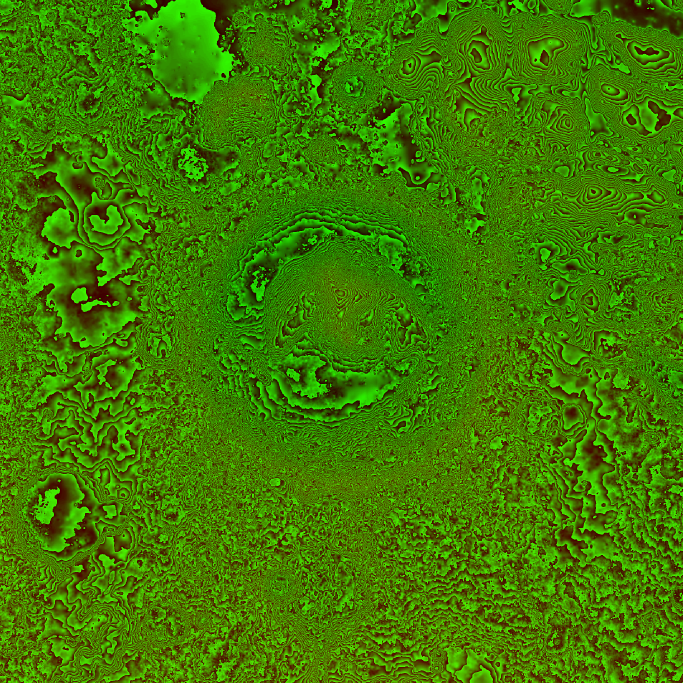
#> input picture billeder/solsystem/mars-gale-hoejde-2k.png, 2048 x 2048 px (shown at 1/3 size); its folder holds 2 pictures in this run
$ python lav_landskab.py mars-gale-hoejde-1k.png
#> lines starting #> are read from the running program, lines starting #| are printed output that depends on the picture
# Laver lagene til "Stå på Mars" (Mars M8 i docs/plan-mars.md, js/solsystem/landskab.js): højdekort og fotos i
# fire lag om de steder, man kan stå, fra 1 m tæt på til ca. 0,17 km langt væk.
# Kør:  python3 lav_landskab.py <ud-mappe> [krater] [orig=mappe]   (kræver numpy, scipy, Pillow og rasterio)
# Kun vinduerne om stederne læses direkte over nettet (filerne er GeoTIFF i firkanter eller striber). Ligger en fil
# med samme navn i orig-mappen, læses den dér i stedet: Jezero-kortene ligger i striber på én række, så hver række er
# en forespørgsel (ca. 30 sekunder for 512 × 512 m af fotoet). Det går meget hurtigere at hente hele filen først
# (højderne 1,8 GB og fotoet 7,4 GB, ca. 19 MB/s i skyen i oktober 2026).
#
#   USGS (https://asc-pds-services.s3.us-west-2.amazonaws.com/mosaic/, Gale under Mars/):
#   MSL/MSL_Gale_DEM_Mosaic_1m_v3.tif          Højder ved Gale, 1 m pr. pixel (Calef og Parker, JPL/USGS, af HRSC,
#                                              CTX og HiRISE). Mærkes CC BY-SA 3.0 IGO for en sikkerheds skyld (HRSC).
#   MSL/MSL_Gale_Orthophoto_Mosaic_25cm_v3.tif Foto ved Gale, 25 cm pr. pixel, gråt (HiRISE: NASA/JPL-Caltech/UArizona)
#   CTX_EZs/Gale_CTX_BlockAdj_dd.tif           Foto over hele Gale, ca. 5 m pr. pixel, gråt (CTX: NASA/JPL/MSSS)
#   Langt væk bruges højdekortet fra lav_steder.py (HRSC+MOLA, ../mars-gale-hoejde-2k.png).
#
#   Jezero (M8b), Mars 2020's landingskort (USGS Astrogeology, Mars 2020 Terrain Relative Navigation):
#   mars2020_trn/HiRISE/JEZ_hirise_soc_006_DTM_…_1m_….tif     Højder, 1 m pr. pixel, ca. 21 × 21 km (HiRISE: NASA/JPL-Caltech/UArizona)
#   mars2020_trn/HiRISE/JEZ_hirise_soc_006_orthoMosaic_25cm_….tif   Foto, 25 cm pr. pixel, gråt
#   (HiRISE-kortene: Fergason, Galuszka, Hare og Mayer, USGS 2020, lavet til kortet over farlige steder ved landingen)
#   mars2020_trn/CTX/ScienceInvestigationMaps_JPL/M20_JezeroCrater_CTXDEM_20m.tif   Højder, 20 m pr. pixel, ca. 89 × 101 km
#                                              (Mars 2020 Science Investigation CTX DEM Mosaic, F. Calef, PDS 2021, CTX:
#                                              NASA/JPL-Caltech/MSSS), fylder mellemlaget ud, hvor HiRISE ikke når
#   Mars/CTX_EZs/Jezero_CTX_BlockAdj_dd.tif    Foto over hele Jezero, ca. 5 m pr. pixel, gråt (CTX: NASA/JPL/MSSS)
#   Langt væk ../mars-jezero-hoejde-2k.png (HRSC+MOLA) som ved Gale.
#
# Detaljekortet til stoppet på flybyen (M8b, resten af M7b): Lag 2 regnes i meter fra nulpunktet, og meterne er en
# lige skalering af bredde og længde (se Retningerne nedenfor). Derfor er lag 2 også et kort i bredde og længde, og
# det gemmes igen som detaljekort til det lokale net på kloden (../mars-<krater>-detalje-hoejde-2k/1k.png, samme
# højder som lav_steder.py: HØJDE_MIN til HØJDE_MAX i trin på ca. 3,7 m). Grænserne skrives ud og skal stå som
# detalje i LOKALE i js/kosmos/mars.js.
#
# Lagene (forslag i planen, M8a): Hvert sted har et lag 0 (2 × 2 km) og et lag 1 (8 × 8 km). Lag 2 (64 × 64 km) og
# lag 3 (stedets kort fra lav_steder.py, ca. 356 × 356 km) deles af stederne ved samme krater.
#
# Retningerne: Alle lag regnes i meter mod øst og nord fra kraterets nulpunkt (REF): øst = R·cos(bredde₀)·Δlængde og
# nord = R·Δbredde (R = 3.396.190 m, den kugle, USGS' kort er lavet til). Det er en lige skalering af USGS' kort, så
# intet skal projiceres om. js/solsystem/landskab.js bruger samme regel. Grænserne skrives i <krater>.json.
#
# Huller: Hvor et lag ikke har data (fx uden for Gale-kortet), fyldes det med det grovere lag, og de to glider over i
# hinanden. Så har alle lag data overalt, og programmet behøver ingen maske.
#
# Skyggerne i fotoene: Fotoene fra kredsløb er taget om eftermiddagen, så Solens lys og skygger er malet ind. Programmet
# regner selv lyset ud fra højderne. Derfor fjernes den del af lysstyrken, der følger skråningerne i højdekortet: I
# firkanter regnes log(foto) ≈ a + b·hældning_øst + c·hældning_nord, og b·hældning_øst + c·hældning_nord trækkes fra.
# Det, der er mindre end højdekortets skarphed (sten, ribber i sandet), bliver tilbage.
# Lysstyrken: Hvert lag tilpasses det grovere lag (samme lysstyrke i snit), så de passer sammen, hvor de glider over.
# Fotoene gemmes som gråtoner, hvor 128 er lagets middel (programmet ganger med 2 · værdi).
import sys
import os
import json
import math
import numpy as np
from PIL import Image
from scipy import ndimage
import rasterio
from rasterio.windows import from_bounds
from rasterio.enums import Resampling

R = 3396190.0
USGS = '/vsicurl/https://asc-pds-services.s3.us-west-2.amazonaws.com/mosaic/'
HØJDE_MIN, HØJDE_MAX = -8500.0, 21500.0  # lag 3: kortene fra lav_steder.py (som lav_mars.py)
# Kraterne. REF: nulpunktet (bredde, længde i grader øst), midten af lag 2. steder: hvor man står (rovernes stop
# fra NASA's kortdata, mars.nasa.gov/mmgis-maps/MSL/Layers/json/MSL_waypoints.json). fjern: lag 3 (nord, syd, vest,
# øst), som STEDER i lav_steder.py. Skal passe med LANDSKAB i js/kosmos/mars.js.
KRATERE = {
    'gale': {
        'ref': (-4.7515, 137.3735),
        'steder': {
            'naukluft': (-4.67837549, 137.3593593),   # stoppet ved sol 1301, hvor panoramaet PIA20332 er taget (4. april 2016, sol 1302)
            # 9 m fra Curiositys stop på sol 5073 (ca. 13. november 2026) mod sydvest, så roveren ses (M8c del 2). Lag 0
            # og 1 i gale.json er lavet om stoppet på sol 5045 (-4.82466475, 137.3876138), ca. 120 m herfra. Køres
            # værktøjet igen, lægges de om det nye sted.
            'curiosity': (-4.8261104, 137.38876119),
        },
        'fjern': (-2.4, -8.4, 134.8, 140.8),
        'fjern_fil': 'mars-gale-hoejde-{}.png',
        'dem': 'Mars/MSL/MSL_Gale_DEM_Mosaic_1m_v3.tif',
        'foto': 'Mars/MSL/MSL_Gale_Orthophoto_Mosaic_25cm_v3.tif',
        'ctx': 'Mars/CTX_EZs/Gale_CTX_BlockAdj_dd.tif',
    },
    # M8b. Nulpunktet ligger mellem stederne og lidt mod øst, så lag 2 (64 × 64 km) dækker hele krateret (midten
    # 18,408° N, 77,687° Ø, ca. 45 km bredt), deltaet og randen bag stederne. Stederne er Perseverances stop fra
    # mars.nasa.gov/mmgis-maps/M20/Layers/json/M20_waypoints.json.
    'jezero': {
        'ref': (18.44, 77.55),
        'steder': {
            'randen': (18.46946748, 77.29304719),  # sol 1301 (ca. 17. oktober 2024), randens inderside, −2.056 m
            'landing': (18.44462715, 77.45088572),  # Octavia E. Butler Landing (18. februar 2021), −2.570 m
        },
        'fjern': (21.4, 15.4, 74.5, 80.9),
        'fjern_fil': 'mars-jezero-hoejde-{}.png',
        'dem': 'mars2020_trn/HiRISE/JEZ_hirise_soc_006_DTM_MOLAtopography_DeltaGeoid_1m_Eqc_latTs0_lon0_blend40.tif',
        'dem2': 'mars2020_trn/CTX/ScienceInvestigationMaps_JPL/M20_JezeroCrater_CTXDEM_20m.tif',
        'foto': 'mars2020_trn/HiRISE/JEZ_hirise_soc_006_orthoMosaic_25cm_Eqc_latTs0_lon0_first.tif',
        'ctx': 'Mars/CTX_EZs/Jezero_CTX_BlockAdj_dd.tif',
    },
}
# Lagene: halv bredde (m), pixel i højdekortet og i fotoet. Lag 0 og 1 for hvert sted, lag 2 for krateret.
LAG = {
    0: {'halv': 1024, 'højde': 2048, 'foto': 8192},  # 1 m og 0,25 m
    1: {'halv': 4096, 'højde': 2048, 'foto': 4096},  # 4 m og 2 m
    2: {'halv': 32768, 'højde': 4096, 'foto': 4096},  # 16 m og 16 m
}
FOTO3 = 4096  # lag 3: CTX over hele stedets kort (ca. 87 m pr. pixel)
LILLE = {'højde': 512, 'foto': 1024}  # testudgaver (TEST_HURTIG)

ud = sys.argv[1]
kun = next((a for a in sys.argv[2:3] if not a.startswith('orig=')), None)
orig = next((a[5:] for a in sys.argv[2:] if a.startswith('orig=')), None)
os.makedirs(ud, exist_ok=True)
Image.MAX_IMAGE_PIXELS = None
if os.path.exists('/root/.ccr/ca-bundle.crt'):
    os.environ.setdefault('CURL_CA_BUNDLE', '/root/.ccr/ca-bundle.crt')
ENV = dict(GDAL_DISABLE_READDIR_ON_OPEN='YES', CPL_VSIL_CURL_ALLOWED_EXTENSIONS='.tif,.ovr', GDAL_HTTP_MAX_RETRY=5,
           GDAL_HTTP_RETRY_DELAY=2, GDAL_HTTP_MULTIRANGE='YES', GDAL_HTTP_MERGE_CONSECUTIVE_RANGES='YES')


def grader(ref, øst, nord):
    # meter fra nulpunktet → (længde, bredde) i grader
    b0, l0 = ref
    return l0 + math.degrees(øst / (R * math.cos(math.radians(b0)))), b0 + math.degrees(nord / R)


def meter(ref, bredde, længde):
    b0, l0 = ref
    return R * math.cos(math.radians(b0)) * math.radians(længde - l0), R * math.radians(bredde - b0)


# [4 lines left out: function kilde, not called in this run]


def læs(fil, ref, midt, halv, n, metode, ingen=None):
    # Et kvadrat på 2·halv meter om midt (øst, nord), n × n pixel, nord øverst. Pixel uden data bliver NaN.
    lv, bs = grader(ref, midt[0] - halv, midt[1] - halv)
    lø, bn = grader(ref, midt[0] + halv, midt[1] + halv)
    with rasterio.Env(**ENV):
        with rasterio.open(kilde(fil)) as d:
            # kortets enheder pr. grad: grader, eller en ækvidistant cylinderprojektion (eqc) med meter, hvor
            # længden ganges med cos(lat_ts) (Jezero-kortet fra JPL har lat_ts = 18,4663°)
            if d.crs.is_geographic:
                fx = fy = 1
            else:
                p = d.crs.to_dict()
                assert p.get('proj') == 'eqc' and not p.get('lon_0') and not p.get('lat_0') and not p.get('x_0') and not p.get('y_0'), p
                fy = math.pi * p.get('R', R) / 180
                fx = fy * math.cos(math.radians(p.get('lat_ts', 0)))
            w = from_bounds(lv * fx, bs * fy, lø * fx, bn * fy, d.transform)
            a = d.read(1, window=w, out_shape=(n, n), resampling=metode, boundless=True,
                       fill_value=d.nodata if d.nodata is not None else 0).astype(np.float64)
            nd = d.nodata if ingen is None else ingen
    if nd is not None:
        a[(a == nd) | (a < -1e30)] = np.nan
    print('  ', os.path.basename(fil), a.shape, f'{np.isnan(a).mean() * 100:.1f} % uden data', flush=True)
    return a


# [101 lines left out: functions fyld, skaler, udsnit_af, uden_skygger, skaler_blok, tilpas and 3 more, not called in this run]


def kort_fra_png(fil):
    a = np.asarray(Image.open(fil).convert('RGB')).astype(np.float64)
    return (a[..., 0] * 256 + a[..., 1]) / 65535 * (HØJDE_MAX - HØJDE_MIN) + HØJDE_MIN
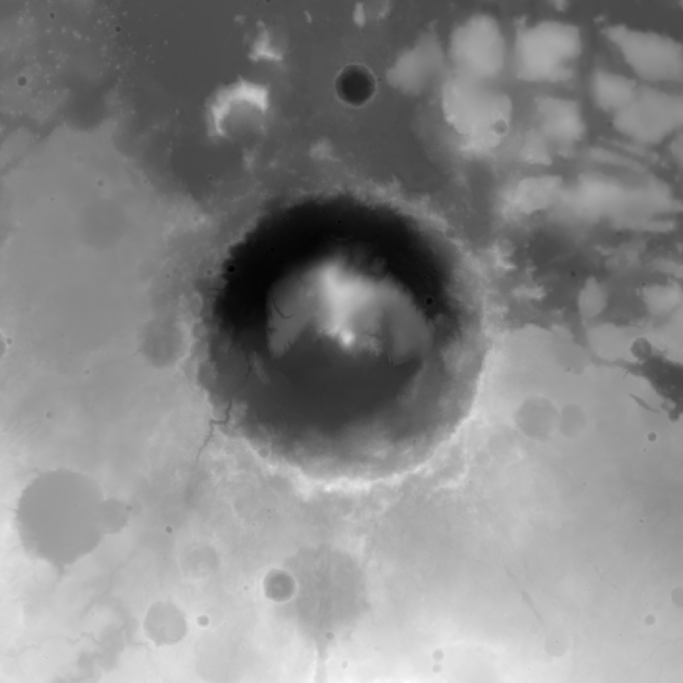
#> returned value: shape (2048, 2048) float64 (shown at 1/3 size); min -4687.7, max 1962.8, mean -1154; drawn with min black and max white


# [16 lines left out: function gem_detalje, not called in this run]


# Kun detaljekortet ud fra et færdigt lag 2 (<krater>-h2.png og <krater>.json i ud-mappen), fx ved Gale, så de andre
# lag ikke laves om:  python3 lav_landskab.py <ud-mappe> gale detalje
if 'detalje' in sys.argv[3:]:
    with open(os.path.join(ud, f'{kun}.json')) as fil:
        data = json.load(fil)
    L2 = data['lag']['2']
    a = np.asarray(Image.open(os.path.join(ud, L2['højde'])).convert('RGB')).astype(np.float64)
    h2 = L2['h'][0] + (a[..., 0] * 256 + a[..., 1]) / 65535 * (L2['h'][1] - L2['h'][0])
    assert L2['øst'] == [-LAG[2]['halv'], LAG[2]['halv']] and L2['nord'] == L2['øst'] and h2.shape[0] == LAG[2]['højde']
    gem_detalje(kun, tuple(data['ref']), h2)
    sys.exit(0)


for kid, K in KRATERE.items():
    if kun and kun != kid:
        continue
    ref = K['ref']
    print(kid, flush=True)
    data = {'ref': list(ref), 'R': R, 'lag': {}, 'steder': {}}
    # ---- Lag 3: stedets kort fra lav_steder.py (lat/lon-grænser) som et lag i samme retninger ----
    N, S, V, Ø = K['fjern']
    mappe = os.path.dirname(os.path.abspath(__file__))
    h3 = kort_fra_png(os.path.join(mappe, K['fjern_fil'].format('2k')))
    øv, ns = meter(ref, S, V)
    øø, nn = meter(ref, N, Ø)
    data['lag']['3'] = {'højde': K['fjern_fil'], 'øst': [øv, øø], 'nord': [ns, nn], 'h': [HØJDE_MIN, HØJDE_MAX], 'global': True,
                        'foto': f'{kid}-f3.jpg'}
    # Lag 3 som et kvadrat om nulpunktet (til at fylde huller i lag 2): resample fra lat/lon-kortet
    # [8 lines left out: function h3_ved, not called in this run]

    # Lag 3's foto: CTX over hele stedets kort (huller fyldes med middel og glider ud)
    print(' lag 3 foto', flush=True)
    halv3 = max(øø - øv, nn - ns) / 2
    midt3 = ((øv + øø) / 2, (ns + nn) / 2)
    f3 = læs(K['ctx'], ref, midt3, halv3, FOTO3, Resampling.average, ingen=0)
#> (the run stopped early here; a loop or call above may not have finished)
